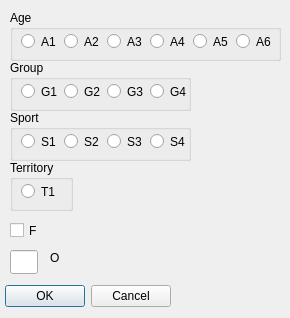
<ui version="4.0" >
 <class>Dialog</class>
 <widget class="QDialog" name="Dialog" >
  <property name="geometry" >
   <rect>
    <x>0</x>
    <y>0</y>
    <width>290</width>
    <height>318</height>
   </rect>
  </property>
  <property name="windowTitle" >
   <string>Dialog</string>
  </property>
  <widget class="QGroupBox" name="gbAge" >
   <property name="geometry" >
    <rect>
     <x>10</x>
     <y>10</y>
     <width>271</width>
     <height>51</height>
    </rect>
   </property>
   <property name="title" >
    <string>Age</string>
   </property>
   <widget class="QRadioButton" name="radioButton_6" >
    <property name="geometry" >
     <rect>
      <x>226</x>
      <y>21</y>
      <width>37</width>
      <height>21</height>
     </rect>
    </property>
    <property name="text" >
     <string>A6</string>
    </property>
   </widget>
   <widget class="QRadioButton" name="radioButton_2" >
    <property name="geometry" >
     <rect>
      <x>54</x>
      <y>21</y>
      <width>37</width>
      <height>21</height>
     </rect>
    </property>
    <property name="text" >
     <string>A2</string>
    </property>
   </widget>
   <widget class="QRadioButton" name="radioButton_3" >
    <property name="geometry" >
     <rect>
      <x>97</x>
      <y>21</y>
      <width>37</width>
      <height>21</height>
     </rect>
    </property>
    <property name="text" >
     <string>A3</string>
    </property>
   </widget>
   <widget class="QRadioButton" name="radioButton" >
    <property name="geometry" >
     <rect>
      <x>11</x>
      <y>21</y>
      <width>37</width>
      <height>21</height>
     </rect>
    </property>
    <property name="text" >
     <string>A1</string>
    </property>
   </widget>
   <widget class="QRadioButton" name="radioButton_4" >
    <property name="geometry" >
     <rect>
      <x>140</x>
      <y>21</y>
      <width>37</width>
      <height>21</height>
     </rect>
    </property>
    <property name="text" >
     <string>A4</string>
    </property>
   </widget>
   <widget class="QRadioButton" name="radioButton_5" >
    <property name="geometry" >
     <rect>
      <x>183</x>
      <y>21</y>
      <width>37</width>
      <height>21</height>
     </rect>
    </property>
    <property name="text" >
     <string>A5</string>
    </property>
   </widget>
  </widget>
  <widget class="QGroupBox" name="gbGroup" >
   <property name="geometry" >
    <rect>
     <x>10</x>
     <y>60</y>
     <width>181</width>
     <height>51</height>
    </rect>
   </property>
   <property name="title" >
    <string>Group</string>
   </property>
   <widget class="QRadioButton" name="radioButton_10" >
    <property name="geometry" >
     <rect>
      <x>11</x>
      <y>21</y>
      <width>37</width>
      <height>21</height>
     </rect>
    </property>
    <property name="text" >
     <string>G1</string>
    </property>
   </widget>
   <widget class="QRadioButton" name="radioButton_8" >
    <property name="geometry" >
     <rect>
      <x>54</x>
      <y>21</y>
      <width>37</width>
      <height>21</height>
     </rect>
    </property>
    <property name="text" >
     <string>G2</string>
    </property>
   </widget>
   <widget class="QRadioButton" name="radioButton_9" >
    <property name="geometry" >
     <rect>
      <x>97</x>
      <y>21</y>
      <width>37</width>
      <height>21</height>
     </rect>
    </property>
    <property name="text" >
     <string>G3</string>
    </property>
   </widget>
   <widget class="QRadioButton" name="radioButton_11" >
    <property name="geometry" >
     <rect>
      <x>140</x>
      <y>21</y>
      <width>37</width>
      <height>21</height>
     </rect>
    </property>
    <property name="text" >
     <string>G4</string>
    </property>
   </widget>
  </widget>
  <widget class="QGroupBox" name="gbSport" >
   <property name="geometry" >
    <rect>
     <x>10</x>
     <y>110</y>
     <width>181</width>
     <height>51</height>
    </rect>
   </property>
   <property name="title" >
    <string>Sport</string>
   </property>
   <widget class="QRadioButton" name="radioButton_12" >
    <property name="geometry" >
     <rect>
      <x>11</x>
      <y>21</y>
      <width>37</width>
      <height>21</height>
     </rect>
    </property>
    <property name="text" >
     <string>S1</string>
    </property>
   </widget>
   <widget class="QRadioButton" name="radioButton_13" >
    <property name="geometry" >
     <rect>
      <x>54</x>
      <y>21</y>
      <width>37</width>
      <height>21</height>
     </rect>
    </property>
    <property name="text" >
     <string>S2</string>
    </property>
   </widget>
   <widget class="QRadioButton" name="radioButton_14" >
    <property name="geometry" >
     <rect>
      <x>97</x>
      <y>21</y>
      <width>37</width>
      <height>21</height>
     </rect>
    </property>
    <property name="text" >
     <string>S3</string>
    </property>
   </widget>
   <widget class="QRadioButton" name="radioButton_15" >
    <property name="geometry" >
     <rect>
      <x>140</x>
      <y>21</y>
      <width>37</width>
      <height>21</height>
     </rect>
    </property>
    <property name="text" >
     <string>S4</string>
    </property>
   </widget>
  </widget>
  <widget class="QGroupBox" name="gbSport_2" >
   <property name="geometry" >
    <rect>
     <x>10</x>
     <y>160</y>
     <width>63</width>
     <height>51</height>
    </rect>
   </property>
   <property name="title" >
    <string>Territory</string>
   </property>
   <widget class="QRadioButton" name="radioButton_16" >
    <property name="geometry" >
     <rect>
      <x>11</x>
      <y>21</y>
      <width>37</width>
      <height>21</height>
     </rect>
    </property>
    <property name="text" >
     <string>T1</string>
    </property>
   </widget>
  </widget>
  <widget class="QCheckBox" name="checkBox" >
   <property name="geometry" >
    <rect>
     <x>10</x>
     <y>220</y>
     <width>31</width>
     <height>21</height>
    </rect>
   </property>
   <property name="text" >
    <string>F</string>
   </property>
  </widget>
  <widget class="QLineEdit" name="lineEdit_14" >
   <property name="geometry" >
    <rect>
     <x>10</x>
     <y>250</y>
     <width>28</width>
     <height>24</height>
    </rect>
   </property>
  </widget>
  <widget class="QLabel" name="label" >
   <property name="geometry" >
    <rect>
     <x>50</x>
     <y>250</y>
     <width>21</width>
     <height>16</height>
    </rect>
   </property>
   <property name="text" >
    <string>O</string>
   </property>
  </widget>
  <widget class="QDialogButtonBox" name="buttonBox" >
   <property name="geometry" >
    <rect>
     <x>0</x>
     <y>280</y>
     <width>171</width>
     <height>32</height>
    </rect>
   </property>
   <property name="orientation" >
    <enum>Qt::Horizontal</enum>
   </property>
   <property name="standardButtons" >
    <set>QDialogButtonBox::Cancel|QDialogButtonBox::NoButton|QDialogButtonBox::Ok</set>
   </property>
  </widget>
 </widget>
 <resources/>
 <connections>
  <connection>
   <sender>buttonBox</sender>
   <signal>accepted()</signal>
   <receiver>Dialog</receiver>
   <slot>accept()</slot>
   <hints>
    <hint type="sourcelabel" >
     <x>248</x>
     <y>254</y>
    </hint>
    <hint type="destinationlabel" >
     <x>157</x>
     <y>274</y>
    </hint>
   </hints>
  </connection>
  <connection>
   <sender>buttonBox</sender>
   <signal>rejected()</signal>
   <receiver>Dialog</receiver>
   <slot>reject()</slot>
   <hints>
    <hint type="sourcelabel" >
     <x>316</x>
     <y>260</y>
    </hint>
    <hint type="destinationlabel" >
     <x>286</x>
     <y>274</y>
    </hint>
   </hints>
  </connection>
 </connections>
</ui>
